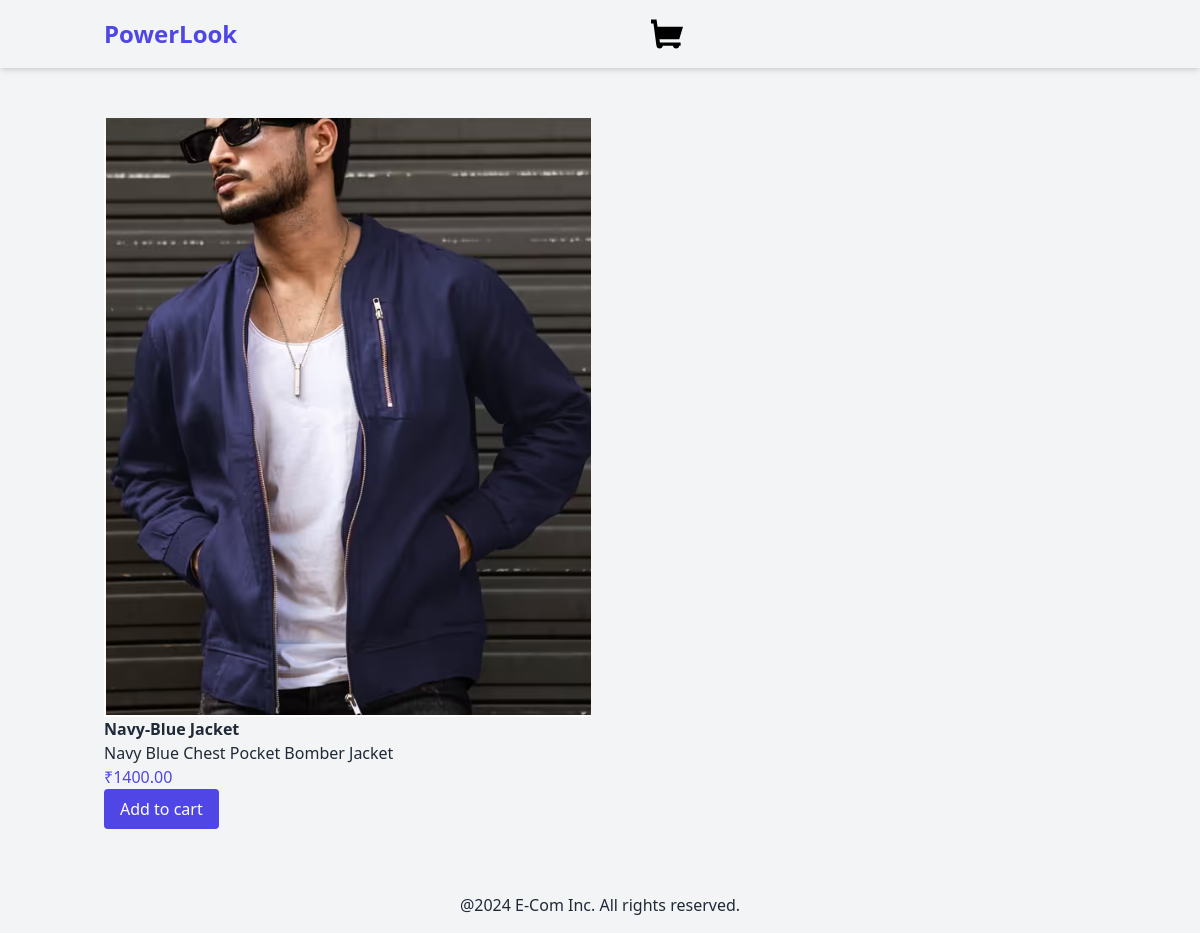
The page /product/5/navy-blue-jacket/ on the database its author committed.
### products/models.py (models this page shows, shortened)
class Product(models.Model):
    category = models.ForeignKey(Category, related_name='products', on_delete=models.CASCADE)
    name = models.CharField(max_length=250)
    slug = models.SlugField(max_length=250)
    description = models.TextField(blank=True)
    price = models.DecimalField(max_digits=10, decimal_places=2)
    available = models.BooleanField(default=True)
    created = models.DateTimeField(auto_now_add=True)
    updated = models.DateTimeField(auto_now=True)
    image = models.ImageField(upload_to='products', blank=True, null=True)

### products/views.py (the view)
# urls.py: path('product/<int:id>/<slug:slug>/', views.product_detail, name="product_detail"),
def product_detail(request, id, slug):
    product = get_object_or_404(Product, id=id, slug=slug, available=True)
    return render(request, 'products/product/details.html', {'product':product})

### products/templates/products/product/details.html (shortened to what this page needs)
{% extends "base.html" %}
{%block content%}
<div class="container mx-auto p-4 flex">
<div>
    {%if product.image%}
    <img src="{{product.image.url}}" alt={{product.name}} class="max-h-[80vh]">
    {%else%}
    <p>The image is not available</p>
    {%endif%}
    <h3 class="font-semibold">{{product.name}}</h3>
    <p>{{product.description}}</p>
    <p class="text-indigo-600">₹{{product.price}}</p>
    <form action="{%url 'cart:cart_add' product.id%}" method="post" id="add-to-cart-form">
        <button type="submit" class="bg-indigo-600 text-white px-4 py-2 rounded">Add to cart</button>
    </form>
</div>
</div>
    {%endblock%}

### rows shown on the page
Product: image (picture), name "Navy-Blue Jacket", description "Navy Blue Chest Pocket Bomber Jacket", price "1400.00"
